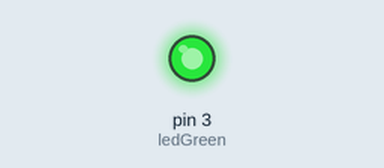
Recording of a sketch running on a simulated Arduino Uno, built with avr-gcc and run on an emulated ATmega328P. Shown: output pins drawn as LEDs (lit = HIGH).

Above: at 0.05 s.
At 2.85 s:
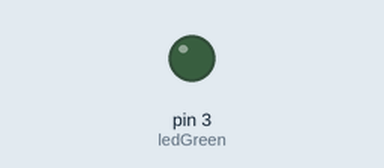
Timing chart, 0 to 3.1 s (numbered marks = the images above):
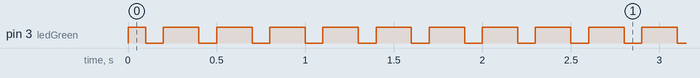

The sketch:

Led_pisca_comentado.ino
```cpp
// Led piscante (Matheus Dias);
int ledGreen = 3; // Definindo o LED verde no pino 3 de entrada no Arduino

void setup() { // Defindindo o LED verde como Saída.
  pinMode (ledGreen, OUTPUT);
}

void loop() { // Na função LOOP o LED verde liga, espera 0,1 segundos, apaga, depois liga novamente. E assim consecutivamente.
  digitalWrite (ledGreen, 1);
  delay(100);
  digitalWrite (ledGreen, 0);
  delay(100);
  digitalWrite (ledGreen, 1);
  delay(100);
}
```

Measured:
- by itself, pin 3 (ledGreen): repeats every 0.30 s: LOW 0.10 s, HIGH 0.20 s
